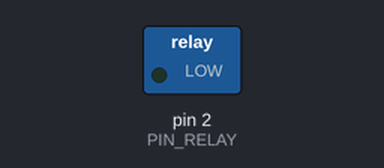
A sketch run on a simulated Arduino Uno, built with avr-gcc and run on an emulated ATmega328P. Parts: switched loads named in the sketch (green lamp = pin HIGH).

Above: at 2.5 s.
At 7.5 s:
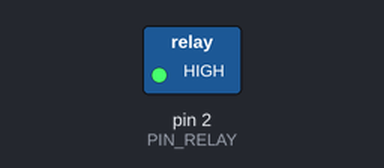
Timing chart, 0 to 13.0 s (numbered marks = the images above):
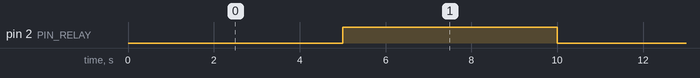

The sketch:

sketch_jun22a.ino
```cpp
#define PIN_RELAY 2 // Определяем пин, используемый для подключения реле

// В этой функции определяем первоначальные установки
void setup()
{
  pinMode(PIN_RELAY, OUTPUT); // Объявляем пин реле как выход
  digitalWrite(PIN_RELAY, HIGH); // Выключаем реле - посылаем высокий сигнал
}
void loop()
{
  digitalWrite(PIN_RELAY, LOW); // Включаем реле - посылаем низкий уровень сигнала
  delay(5000);
  digitalWrite(PIN_RELAY, HIGH); // Отключаем реле - посылаем высокий уровень сигнала
  delay(5000);
}
```

Measured:
- by itself, pin 2 (PIN_RELAY): alternates HIGH for 5.0 s and LOW for 5.0 s
